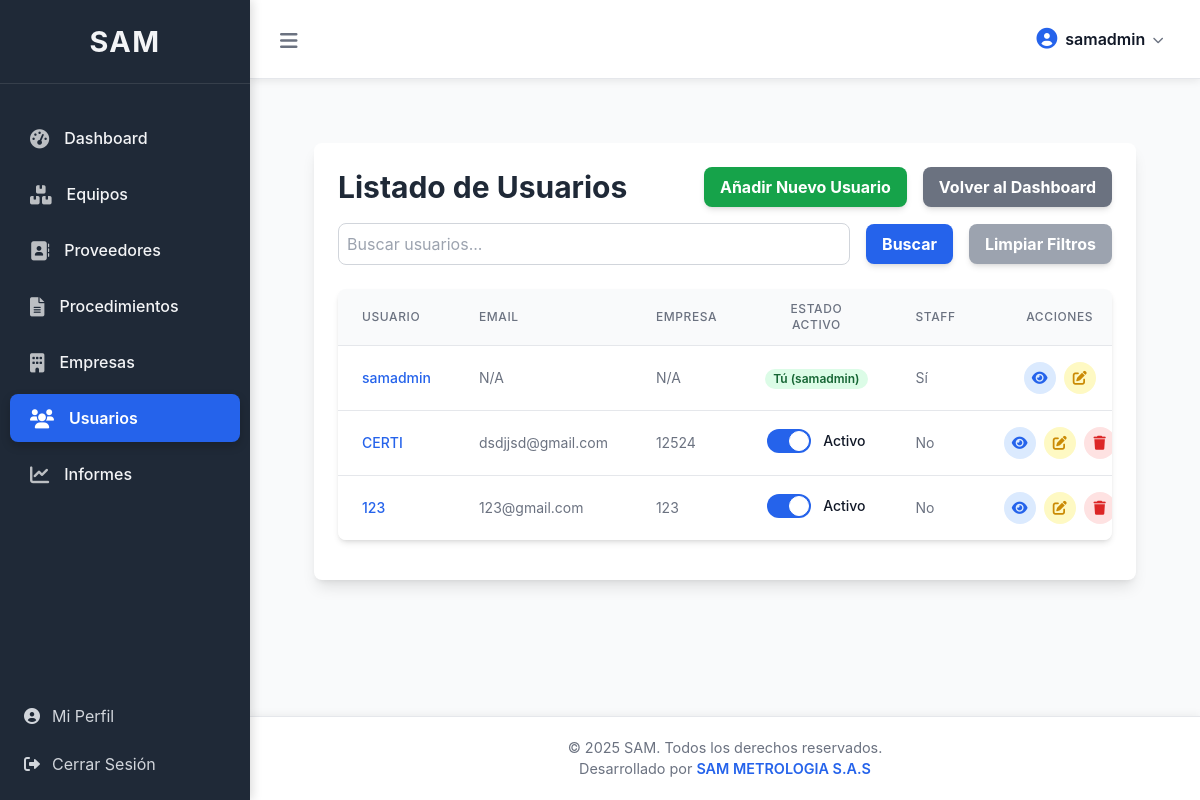
Page /core/usuarios/ (signed in) on the committed database.
### core/models.py (models this page shows, shortened)
class CustomUser(AbstractUser):
    empresa = models.ForeignKey(Empresa, on_delete=models.SET_NULL, null=True, blank=True, related_name='usuarios_empresa') # Cambiado related_name
    groups = models.ManyToManyField(
        'auth.Group',
        related_name='customuser_groups', # related_name único para evitar conflictos
        blank=True,
        help_text='The groups this user belongs to. A user will get all permissions granted to each of their groups.',
        verbose_name='groups',
    )
    user_permissions = models.ManyToManyField(
        'auth.Permission',
        related_name='customuser_user_permissions', # related_name único para evitar conflictos
        blank=True,
        help_text='Specific permissions for this user.',
        verbose_name='user permissions',
    )
    class Meta:
        verbose_name = "Usuario"
        verbose_name_plural = "Usuarios"
        permissions = [
            ("can_view_customuser", "Can view custom user"),
            ("can_add_customuser", "Can add custom user"),
            ("can_change_customuser", "Can change custom user"),
            ("can_delete_customuser", "Can delete custom user"),
        ]

class Empresa(models.Model):
    nombre = models.CharField(max_length=200, unique=True)
    nit = models.CharField(max_length=50, unique=True, blank=True, null=True)
    direccion = models.CharField(max_length=255, blank=True, null=True)
    telefono = models.CharField(max_length=20, blank=True, null=True)
    email = models.EmailField(blank=True, null=True)
    logo_empresa = models.ImageField(upload_to='empresas_logos/', blank=True, null=True)
    fecha_registro = models.DateTimeField(auto_now_add=True)
    formato_version_empresa = models.CharField(
        max_length=50,
        blank=True,
        null=True,
        verbose_name="Versión del Formato (Empresa)"
    )
    formato_fecha_version_empresa = models.DateField(
        blank=True,
        null=True,
        verbose_name="Fecha de Versión del Formato (Empresa)"
    )
    formato_codificacion_empresa = models.CharField(
        max_length=100,
        blank=True,
        null=True,
        verbose_name="Codificación del Formato (Empresa)"
    )
    es_periodo_prueba = models.BooleanField(default=False, verbose_name="¿Es Período de Prueba?")
    duracion_prueba_dias = models.IntegerField(default=30, verbose_name="Duración Prueba (días)")
    fecha_inicio_plan = models.DateField(blank=True, null=True, verbose_name="Fecha Inicio Plan")
    limite_equipos_empresa = models.IntegerField(default=5, verbose_name="Límite Máximo de Equipos")
    duracion_suscripcion_meses = models.IntegerField(default=12, blank=True, null=True, verbose_name="Duración Suscripción (meses)")
    acceso_manual_activo = models.BooleanField(default=False, verbose_name="Acceso Manual Activo")
    estado_suscripcion = models.CharField(
        max_length=50,
        choices=[('Activo', 'Activo'), ('Expirado', 'Expirado'), ('Cancelado', 'Cancelado')],
        default='Activo',
        verbose_name="Estado de Suscripción"
    )
    class Meta:
        verbose_name = "Empresa"
        verbose_name_plural = "Empresas"
        ordering = ['nombre']
        permissions = [
            ("can_view_empresas", "Can view empresas"),
            ("can_add_empresas", "Can add empresas"),
            ("can_change_empresas", "Can change empresas"),
            ("can_delete_empresas", "Can can delete empresas"),
        ]

### core/views.py (the view, shortened to what this page needs)
# urls.py: path('usuarios/', views.listar_usuarios, name='listar_usuarios'),
@access_check # APLICAR ESTE DECORADOR
@login_required
@user_passes_test(lambda u: u.is_staff or u.is_superuser, login_url='/core/access_denied/')
def listar_usuarios(request):
    query = request.GET.get('q')
    usuarios_list = CustomUser.objects.all()
    if not request.user.is_superuser:
        if request.user.empresa:
            usuarios_list = usuarios_list.filter(empresa=request.user.empresa)
        else: # Usuario normal sin empresa
            usuarios_list = CustomUser.objects.none()
    paginator = Paginator(usuarios_list, 10)
    page_number = request.GET.get('page')
    try:
        usuarios = paginator.page(page_number)
    except PageNotAnInteger:
        usuarios = paginator.page(1)
    except EmptyPage:
        usuarios = paginator.page(paginator.num_pages)
    return render(request, 'core/listar_usuarios.html', {'usuarios': usuarios, 'query': query, 'titulo_pagina': 'Listado de Usuarios'})

### core/templates/core/listar_usuarios.html (shortened to what this page needs)
{% extends 'base.html' %}
{% load static %}
{% block content %}
<div class="container mx-auto p-4 sm:p-6 lg:p-8">
    <div class="bg-white shadow-lg rounded-lg p-6 mb-6">
        <div class="flex flex-wrap justify-between items-center mb-4 gap-2">
            <h1 class="text-3xl font-bold text-gray-800">Listado de Usuarios</h1>
            <div class="flex flex-wrap space-x-2 gap-2">
                {% if perms.core.add_customuser %}
                <a href="{% url 'core:añadir_usuario' %}" class="bg-green-600 hover:bg-green-700 text-white font-bold py-2 px-4 rounded-lg shadow-md transition duration-300 ease-in-out">
                    Añadir Nuevo Usuario
                </a>
                {% endif %}
                <a href="{% url 'core:dashboard' %}" class="bg-gray-500 hover:bg-gray-700 text-white font-bold py-2 px-4 rounded-lg shadow-md transition duration-300 ease-in-out">
                    Volver al Dashboard
                </a>
            </div>
        </div>
        <form method="get" action="{% url 'core:listar_usuarios' %}" class="mb-6 flex flex-wrap items-center gap-4">
            <input type="text" name="q" placeholder="Buscar usuarios..." value="{{ query|default:'' }}"
                   class="flex-grow p-2 border border-gray-300 rounded-lg focus:outline-none focus:ring-2 focus:ring-blue-500 form-input">
            <button type="submit" class="bg-blue-600 hover:bg-blue-700 text-white font-bold py-2 px-4 rounded-lg shadow-md transition duration-300 ease-in-out">
                Buscar
            </button>
            <a href="{% url 'core:listar_usuarios' %}" class="bg-gray-400 hover:bg-gray-600 text-white font-bold py-2 px-4 rounded-lg shadow-md transition duration-300 ease-in-out">
                Limpiar Filtros
            </a>
        </form>
        {% if usuarios %}
            <div class="overflow-x-auto bg-white shadow-md rounded-lg">
                <table class="min-w-full divide-y divide-gray-200">
                    <thead class="bg-gray-50">
                        <tr>
                            <th scope="col" class="px-6 py-3 text-left text-xs font-medium text-gray-500 uppercase tracking-wider">Usuario</th>
                            <th scope="col" class="px-6 py-3 text-left text-xs font-medium text-gray-500 uppercase tracking-wider">Email</th>
                            <th scope="col" class="px-6 py-3 text-left text-xs font-medium text-gray-500 uppercase tracking-wider">Empresa</th>
                            <th scope="col" class="px-6 py-3 text-center text-xs font-medium text-gray-500 uppercase tracking-wider">Estado Activo</th>
                            <th scope="col" class="px-6 py-3 text-left text-xs font-medium text-gray-500 uppercase tracking-wider">Staff</th>
                            <th scope="col" class="px-6 py-3 text-center text-xs font-medium text-gray-500 uppercase tracking-wider">Acciones</th>
                        </tr>
                    </thead>
                    <tbody class="bg-white divide-y divide-gray-200">
                        {% for user_obj in usuarios %}
                        <tr>
                            <td class="px-6 py-4 whitespace-nowrap text-sm font-medium text-gray-900">
                                <a href="{% url 'core:detalle_usuario' user_obj.pk %}" class="text-blue-600 hover:underline">
                                    {{ user_obj.username }}
                                </a>
                            </td>
                            <td class="px-6 py-4 whitespace-nowrap text-sm text-gray-500">{{ user_obj.email|default:"N/A" }}</td>
                            <td class="px-6 py-4 whitespace-nowrap text-sm text-gray-500">{{ user_obj.empresa.nombre|default:"N/A" }}</td>
                            <td class="px-6 py-4 whitespace-nowrap text-sm text-gray-500 text-center">
                                {% if user_obj.pk != request.user.pk %}
                                    <label class="inline-flex items-center cursor-pointer">
                                        <div class="relative w-11 h-6 bg-gray-200 peer-focus:outline-none peer-focus:ring-4 peer-focus:ring-blue-300 dark:peer-focus:ring-blue-800 rounded-full peer dark:bg-gray-700 peer-checked:after:translate-x-full peer-checked:after:border-white after:content-[''] after:absolute after:top-[2px] after:left-[2px] after:bg-white after:border-gray-300 after:border after:rounded-full after:h-5 after:w-5 after:transition-all dark:border-gray-600 peer-checked:bg-blue-600"></div>
                                        <span class="ml-3 text-sm font-medium text-gray-900 dark:text-gray-300">
                                            {% if user_obj.is_active %}Activo{% else %}Inactivo{% endif %}
                                        </span>
                                    </label>
                                {% else %}
                                    <span class="px-2 inline-flex text-xs leading-5 font-semibold rounded-full {% if user_obj.is_active %}bg-green-100 text-green-800{% else %}bg-gray-100 text-gray-800{% endif %}">
                                        Tú ({{ user_obj.get_full_name|default:user_obj.username }})
                                    </span>
                                {% endif %}
                            </td>
                            <td class="px-6 py-4 whitespace-nowrap text-sm text-gray-500">
                                {% if user_obj.is_staff %}Sí{% else %}No{% endif %}
                            </td>
                            <td class="px-6 py-4 whitespace-nowrap text-right text-sm font-medium text-center">
                                <div class="flex item-center justify-center space-x-2">
                                    <a href="{% url 'core:detalle_usuario' user_obj.pk %}" class="w-8 h-8 rounded-full bg-blue-100 text-blue-600 flex items-center justify-center hover:bg-blue-200 transition duration-300 ease-in-out" title="Ver Detalle">
                                        <i class="fas fa-eye"></i>
                                    </a>
                                    {% if perms.core.change_customuser %}
                                    <a href="{% url 'core:editar_usuario' user_obj.pk %}" class="w-8 h-8 rounded-full bg-yellow-100 text-yellow-600 flex items-center justify-center hover:bg-yellow-200 transition duration-300 ease-in-out" title="Editar">
                                        <i class="fas fa-edit"></i>
                                    </a>
                                    {% endif %}
                                    {% if perms.core.delete_customuser and user_obj.pk != request.user.pk %}
                                    <button type="button"
                                            onclick="showDeleteModal('{% url 'core:eliminar_usuario' user_obj.pk %}', '{{ user_obj.username }}')"
                                            class="w-8 h-8 rounded-full bg-red-100 text-red-600 flex items-center justify-center hover:bg-red-200 transition duration-300 ease-in-out" title="Eliminar">
                                        <i class="fas fa-trash"></i>
                                    </button>
                                    {% endif %}
                                </div>
                            </td>
                        </tr>
                        {% endfor %}
                    </tbody>
                </table>
            </div>
        {% else %}
            <p class="text-gray-600">No se encontraron usuarios.</p>
        {% endif %}
    </div>
</div>
{% endblock %}

### templates/base.html (shortened to what this page needs)
{% load static %}
<!DOCTYPE html>
<html lang="es">
<head>
    <script src="https://cdn.tailwindcss.com"></script>
    <link rel="stylesheet" href="https://cdnjs.cloudflare.com/ajax/libs/font-awesome/6.0.0-beta3/css/all.min.css">
</head>
<body>
    <aside id="sidebar" class="sidebar">
        <div class="sidebar-header">
            <h2>SAM</h2>
        </div>
        <nav>
            <ul>
                <li><a href="{% url 'core:dashboard' %}" class="{% if request.resolver_match and request.resolver_match.url_name == 'dashboard' %}active{% endif %}">
                    <i class="fas fa-tachometer-alt"></i> Dashboard
                </a></li>
                <li><a href="{% url 'core:home' %}" class="{% if request.resolver_match and request.resolver_match.url_name == 'home' %}active{% endif %}">
                    <i class="fas fa-boxes"></i> Equipos
                </a></li>
                <li><a href="{% url 'core:listar_proveedores' %}" class="{% if request.resolver_match and request.resolver_match.url_name == 'listar_proveedores' %}active{% endif %}">
                    <i class="fas fa-address-book"></i> Proveedores
                </a></li>
                <li><a href="{% url 'core:listar_procedimientos' %}" class="{% if request.resolver_match and 'procedimiento' in request.resolver_match.url_name %}active{% endif %}">
                    <i class="fas fa-file-alt"></i> Procedimientos
                </a></li>
                {% if user.is_superuser %}
                <li><a href="{% url 'core:listar_empresas' %}" class="{% if request.resolver_match and request.resolver_match.url_name == 'listar_empresas' %}active{% endif %}">
                    <i class="fas fa-building"></i> Empresas
                </a></li>
                {% endif %}
                {% if user.is_staff or user.is_superuser %}
                <li><a href="{% url 'core:listar_usuarios' %}" class="{% if request.resolver_match and 'usuario' in request.resolver_match.url_name %}active{% endif %}">
                    <i class="fas fa-users"></i> Usuarios
                </a></li>
                {% endif %}
                <li><a href="{% url 'core:informes' %}" class="{% if request.resolver_match and request.resolver_match.url_name == 'informes' %}active{% endif %}">
                    <i class="fas fa-chart-line"></i> Informes
                </a></li>
            </ul>
        </nav>
        <div class="mt-auto pb-4">
            <a href="{% url 'core:perfil_usuario' %}" class="flex items-center py-2 px-4 text-gray-300 hover:bg-gray-700 hover:text-white rounded-md transition duration-200 ease-in-out mx-2">
                <i class="fas fa-user-circle mr-3"></i> Mi Perfil
            </a>
            <a href="{% url 'core:logout' %}" class="flex items-center py-2 px-4 text-gray-300 hover:bg-red-700 hover:text-white rounded-md transition duration-200 ease-in-out mt-2 mx-2">
                <i class="fas fa-sign-out-alt mr-3"></i> Cerrar Sesión
            </a>
        </div>
    </aside>
    <div id="main-content" class="main-content">
        <div class="navbar">
            <button id="menu-toggle" class="menu-toggle">
                <i class="fas fa-bars text-xl"></i>
            </button>
            <div class="user-menu">
                <button id="user-menu-button" class="user-menu-button">
                    <i class="fas fa-user-circle"></i>
                    <span>{{ user.username }}</span>
                    <i class="fas fa-chevron-down"></i>
                </button>
            </div>
        </div>
        <main class="flex-grow p-4 md:p-6 lg:p-8">
            {% block content %}{% endblock %}
        </main>
        <footer class="main-footer">
            <p>&copy; {% now "Y" %} SAM. Todos los derechos reservados.</p>
            <p>Desarrollado por <a href="https://www.google.com" target="_blank">SAM METROLOGIA S.A.S</a></p>
        </footer>
    </div>
</body>
</html>

### rows in the picture
CustomUser: username "samadmin", email "N/A", empresa.nombre "N/A", get_full_name "samadmin", is_staff "Sí", is_active True (drawn)
CustomUser: username "CERTI", email "dsdjjsd@gmail.com", empresa.nombre "12524", is_active "Activo", is_staff "No"
CustomUser: username "123", email "123@gmail.com", empresa.nombre "123", is_active "Activo", is_staff "No"
